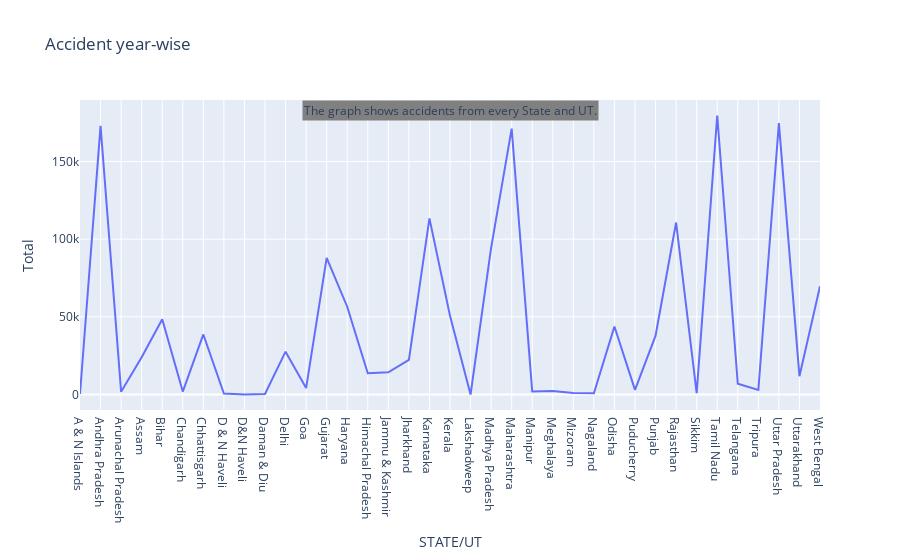

Write notebook code for a chart like this one.
### Code cell
# accidents state-wise
fig = px.line(grouped_obj, x=grouped_obj.index, y='Total', title='Accident year-wise')
conclusion = 'The graph shows accidents from every State and UT.'
fig.add_annotation(text=conclusion, xref='paper', yref='paper', x=.5, y=1, bgcolor='grey', showarrow=False, font=dict(size=12))
fig.show()

### Figure 1 — Plotly figure (JSON) as saved in the notebook; plotly's stock layout.template omitted (floating-point values rounded to 4 significant figures)
{"data": [{"hovertemplate": "STATE/UT=%{x}<br>Total=%{y}<extra></extra>", "legendgroup": "", "line": {"color": "#636efa", "dash": "solid"}, "marker": {"symbol": "circle"}, "mode": "lines", "name": "", "orientation": "v", "showlegend": false, "type": "scatter", "x": ["A & N Islands", "Andhra Pradesh", "Arunachal Pradesh", "Assam", "Bihar", "Chandigarh", "Chhattisgarh", "D & N Haveli", "D&N Haveli", "Daman & Diu", "Delhi", "Goa", "Gujarat", "Haryana", "Himachal Pradesh", "Jammu & Kashmir", "Jharkhand", "Karnataka", "Kerala", "Lakshadweep", "Madhya Pradesh", "Maharashtra", "Manipur", "Meghalaya", "Mizoram", "Nagaland", "Odisha", "Puducherry", "Punjab", "Rajasthan", "Sikkim", "Tamil Nadu", "Telangana", "Tripura", "Uttar Pradesh", "Uttarakhand", "West Bengal"], "xaxis": "x", "y": [320, 172910, 1721, 23964, 48397, 1891, 38652, 660, 59, 302, 27586, 4132, 87963, 56499, 13713, 14274, 22245, 113372, 50656, 5, 94393, 171140, 1917, 2205, 982, 785, 43794, 2994, 37835, 110683, 925, 179587, 6906, 2919, 174715, 11812, 69730], "yaxis": "y"}], "layout": {"annotations": [{"bgcolor": "grey", "font": {"size": 12}, "showarrow": false, "text": "The graph shows accidents from every State and UT.", "x": 0.5, "xref": "paper", "y": 1, "yref": "paper"}], "legend": {"tracegroupgap": 0}, "title": {"text": "Accident year-wise"}, "xaxis": {"anchor": "y", "domain": [0, 1], "title": {"text": "STATE/UT"}}, "yaxis": {"anchor": "x", "domain": [0, 1], "title": {"text": "Total"}}}}
